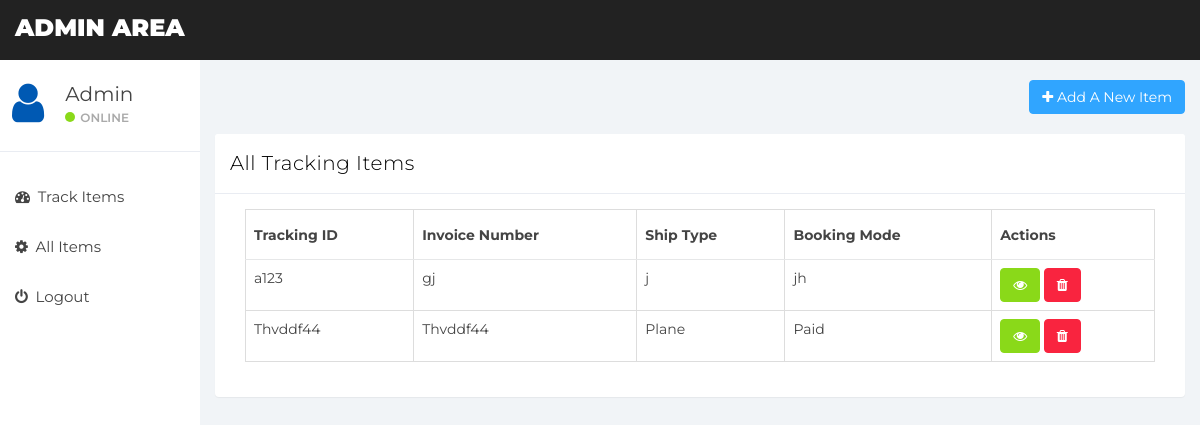
/admin/all_items.php (signed in), run on the app's committed database.
### tables this page shows
CREATE TABLE `courier` (
  `courier_id` int(11) NOT NULL AUTO_INCREMENT,
  `tracking_id` varchar(100) NOT NULL,
  `shipper_name` varchar(500) NOT NULL,
  `shipper_address` varchar(500) NOT NULL,
  `shipper_phone` varchar(500) NOT NULL,
  `reciver_name` varchar(500) NOT NULL,
  `reciver_address` varchar(500) NOT NULL,
  `reciver_phone` varchar(500) NOT NULL,
  `shippment_type` varchar(500) NOT NULL,
  `consignment_number` varchar(50) NOT NULL,
  `item_name` varchar(500) NOT NULL,
  `weight` varchar(50) NOT NULL,
  `invoice_number` varchar(100) NOT NULL,
  `booking_mode` varchar(100) NOT NULL,
  `mode` varchar(100) NOT NULL,
  PRIMARY KEY (`courier_id`)
);

### admin/all_items.php (the view, shortened to what this page needs)
<?php
  	include("header.php");
  	include("admin_classes/config.php");
?>
<div class="col-md-12 text-right" style="margin-top: 20px;">
				<a href="index.php" class="btn btn-primary" title="Add An Item"><i class="fa fa-plus"></i> Add A New Item</a>
		</div>
	<div class="col-sm-9 col-sm-offset-3 col-lg-10 col-lg-offset-2 main" style="margin-top: 20px;">
		 		<div class="panel panel-default" >
  <div class="panel-heading" style="color: black;">All Tracking Items</div>
  <div class="panel-body">
			    <div class="col-md-12">
			    		<table class="table table-bordered">
			    					<thead>
			    					<th>Tracking ID</th>
			    					<th>Invoice Number</th>
			    					<th>Ship Type</th>
			    					<th>Booking Mode</th>
			    					<th>Actions</th>
			    					</thead>
			    					<tbody>
			    								<?php
			    									 $query = mysqli_query($db,"select* from courier");
                             while($row =  mysqli_fetch_array($query)){
                            		$courier_id = $row['courier_id'];
                            		$tracking_id = $row['tracking_id'];
                            		$ship_type = $row['shippment_type'];
$invoice_number = $row['invoice_number'];
$booking_mode = $row['booking_mode'];
                                    $actions  = '<a class="btn btn-success" href="view_details.php?id='.$courier_id.'"><i class="fa fa-eye"></i></a> <a href="admin_classes/delete.php?courier_id='.$tracking_id.'" class="btn btn-danger"><i class="fa fa-trash"></i></a>';
                                    echo $row = '<tr>
                                    <td>'.$tracking_id.'</td>
                                    <td>'.$invoice_number.'</td>
                                    <td>'.$ship_type.'</td>
                                    <td>'.$booking_mode.'</td>
                                    <td>'.$actions.'</td>
                                    </tr>';
                                }
			    								?>
			    					</tbody>
			    		</table>
			    </div>
			    </div>
			      		</div>
  </div>

### admin/css/styles.css (style rules this page uses)
body { background: #f1f4f7; padding-top: 60px; font-size: 14px; color: #444444; font-family: "Montserrat", "Helvetica Neue", Helvetica, Arial, sans-serif; }
a, a:hover, a:focus { color: #30a5ff; }
.btn-primary, .btn-primary:hover, .btn-primary:focus, .btn-primary:active, .btn-primary.active, .open > .dropdown-toggle.btn-primary, .btn-primary.disabled, .btn-primary[disabled], fieldset[disabled] .btn-primary, .btn-primary.disabled:hover, .btn-primary[disabled]:hover, fieldset[disabled] .btn-primary:hover, .btn-primary.disabled:focus, .btn-primary[disabled]:focus, fieldset[disabled] .btn-primary:focus, .btn-primary.disabled:active, .btn-primary[disabled]:active, fieldset[disabled] .btn-primary:active, .btn-primary.disabled.active, .btn-primary[disabled].active, fieldset[disabled] .btn-primary.active { background-color: #30a5ff; border-color: #30a5ff; }
.btn-success, .btn-success:hover, .btn-success:focus, .btn-success:active, .btn-success.active, .open > .dropdown-toggle.btn-success, .btn-success.disabled, .btn-success[disabled], fieldset[disabled] .btn-success, .btn-success.disabled:hover, .btn-success[disabled]:hover, fieldset[disabled] .btn-success:hover, .btn-success.disabled:focus, .btn-success[disabled]:focus, fieldset[disabled] .btn-success:focus, .btn-success.disabled:active, .btn-success[disabled]:active, fieldset[disabled] .btn-success:active, .btn-success.disabled.active, .btn-success[disabled].active, fieldset[disabled] .btn-success.active { background-color: #8ad919; border-color: #8ad919; }
.btn-danger, .btn-danger:hover, .btn-danger:focus, .btn-danger:active, .btn-danger.active, .open > .dropdown-toggle.btn-danger, .btn-danger.disabled, .btn-danger[disabled], fieldset[disabled] .btn-danger, .btn-danger.disabled:hover, .btn-danger[disabled]:hover, fieldset[disabled] .btn-danger:hover, .btn-danger.disabled:focus, .btn-danger[disabled]:focus, fieldset[disabled] .btn-danger:focus, .btn-danger.disabled:active, .btn-danger[disabled]:active, fieldset[disabled] .btn-danger:active, .btn-danger.disabled.active, .btn-danger[disabled].active, fieldset[disabled] .btn-danger.active { background-color: #f9243f; border-color: #f9243f; }
.panel { border: 0; }
.panel-heading { font-size: 20px; font-weight: 300; letter-spacing: 0.025em; height: 60px; line-height: 38px; }
.panel-default .panel-heading { background: #fff; border-bottom: 1px solid #e9ecf2; color: #444444; }
.table { background: #fff; }
.table > thead > tr > th { border-bottom: 1px solid #e6e7e8; vertical-align: middle; height: 50px; }

### data on the page
courier: tracking "a123", invoice_number "gj", shippment_type "j", booking_mode "jh"
courier: tracking "Thvddf44", invoice_number "Thvddf44", shippment_type "Plane", booking_mode "Paid"
